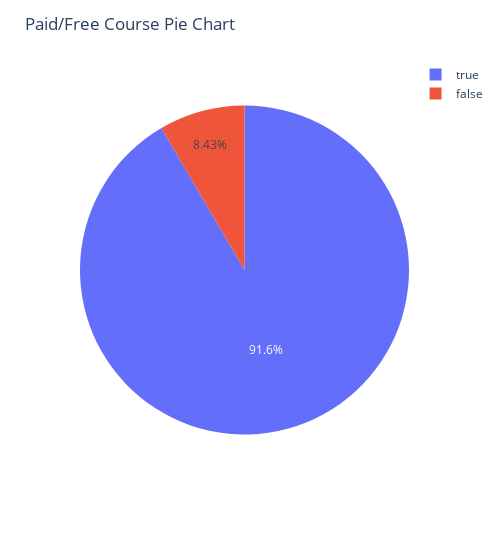

Here is the notebook cell this chart was saved with:
### Markdown cell above
# How big of a role does price plays?

### Code cell
split = df['is_paid'].value_counts().reset_index()
split.columns = ['Is Paid', 'Counts']
fig = px.pie(split, names='Is Paid', values='Counts', width=500)
fig['layout'].update(title='Paid/Free Course Pie Chart')
fig.show()

### Figure 1 — Plotly figure (JSON) as saved in the notebook; plotly's stock layout.template omitted (floating-point values rounded to 4 significant figures)
{"data": [{"domain": {"x": [0, 1], "y": [0, 1]}, "hovertemplate": "Is Paid=%{label}<br>Counts=%{value}<extra></extra>", "labels": [true, false], "legendgroup": "", "name": "", "showlegend": true, "type": "pie", "values": [3368, 310]}], "layout": {"legend": {"tracegroupgap": 0}, "margin": {"t": 60}, "title": {"text": "Paid/Free Course Pie Chart"}, "width": 500}}
